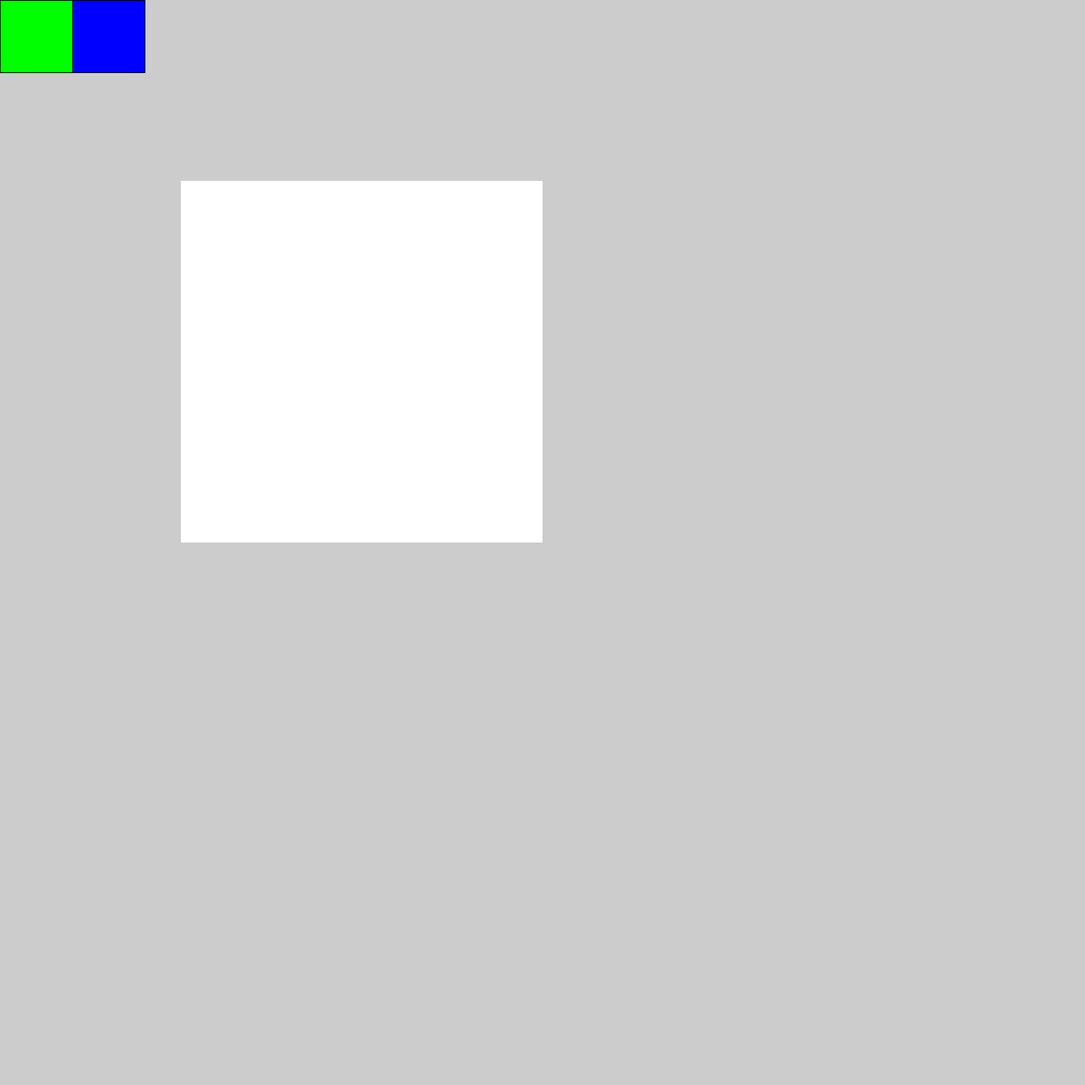
Frame 1 (no input)
Frame 60 (the mouse pressed at the canvas centre just before this capture): identical to frame 1, image omitted
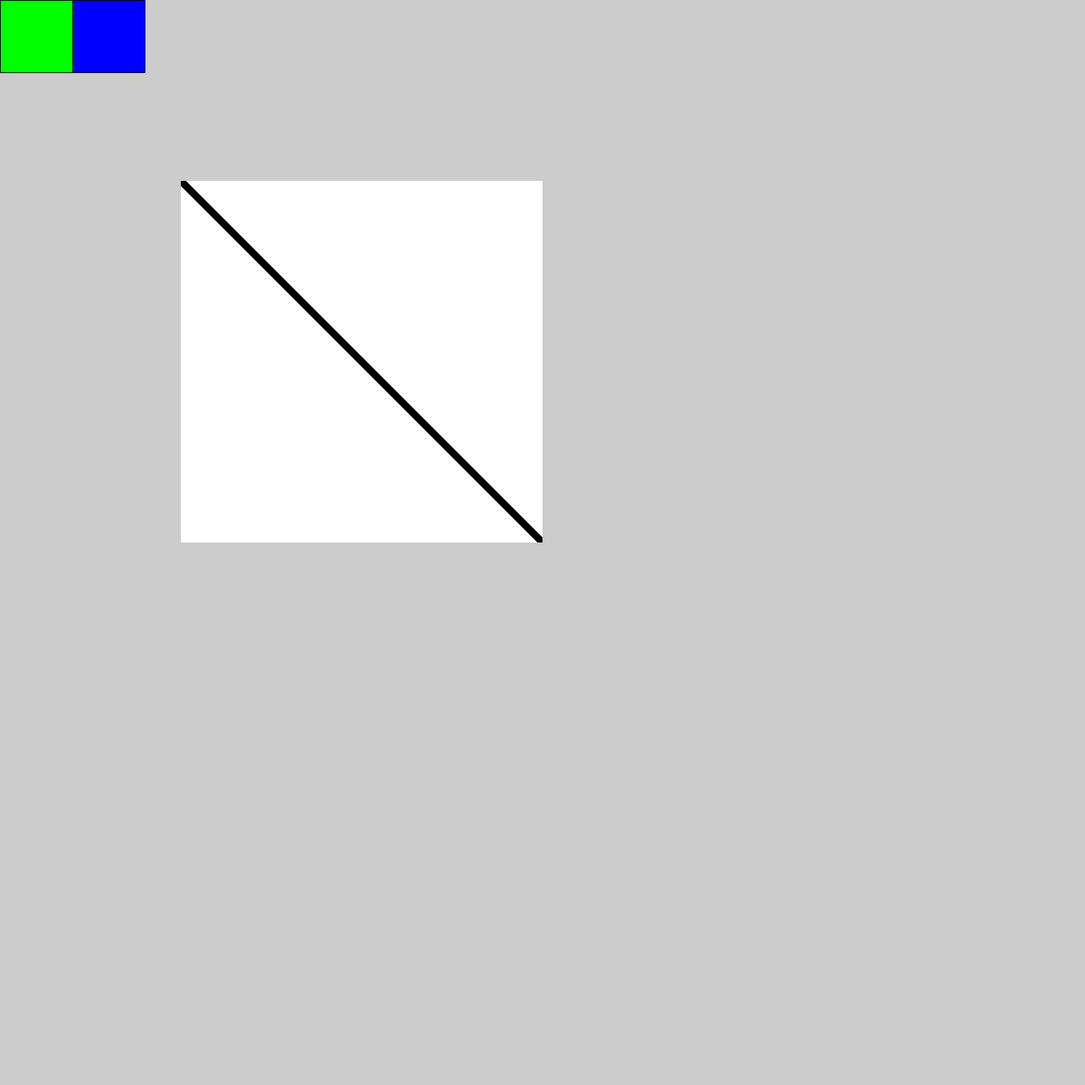
Frame 120 (the mouse held since frame 60 and released just before this capture)

The Processing sketch that drew these frames (run headless with seeded random() and noise(); from frame 60 on, the mouse is pressed at the canvas centre):

// Processing sketch: test_08_undo_redo_ver02_PGraphicsOnly
// ── test_08_undo_redo_ver02_PGraphicsOnly.pde
PGraphics gg;
PGraphics[] step_img;
int step_img_number = 15; //保存する画像数
int back_count = 0, forward_count = 0; // 戻った回数進んだ回数
int step_img_count; // 取り出す画像の指定
boolean changeCanvas = false;
boolean makeBranch;

void setup(){
  size(1500, 1500);

  gg = createGraphics(500, 500);
  gg.beginDraw();
  gg.background(255);
  gg.endDraw();
  image(gg, 250, 250);

  fill(color(0, 255, 0));
  rect(0, 0, 100, 100);
  fill(color(0, 0, 255));
  rect(100, 0, 100, 100);

  step_img = new PGraphics[step_img_number];
  for (int i=0; i<step_img_number; i++){
    step_img[i] = createGraphics(500, 500);
  }
  //step_img[1].beginDraw();
  //step_img[1].background(255);
  //step_img[1].endDraw();
  //image(step_img[1], 750, 750);
}

void undo(){
  if (0 < back_count){
    back_count--;
    forward_count++;
    println("back_count戻った回数", back_count, "forward_count進んだ回数", forward_count);
    step_img_count_sub();
    show_step_img();
  }
}

void redo(){
  if (0 < forward_count){
    back_count++;
    forward_count--;
    println("back_count戻った回数", back_count, "forward_count進んだ回数", forward_count);
    step_img_count_add();
    show_step_img();
  }
}

void save_step_img(){
  println("back_count一時保存するときに戻れる回数を増やす前", back_count);
  back_count = min(back_count+1, round(step_img_number/2));
  println("back_count一時保存するときに戻れる回数を増やす後", back_count);
  step_img_count_add();
  println("step_img_count保存する配列番号", step_img_count);
  step_img[step_img_count] = gg;
}

void step_img_count_add(){
  step_img_count = (step_img_count + 1) % step_img_number;
}
void step_img_count_sub(){
  step_img_count = (step_img_count - 1 + step_img_number) % step_img_number;
}

void show_step_img(){
  println("step_img_count一時保存から取り出した配列番号", step_img_count);
  image(step_img[step_img_count], 250, 250);
  println("---");
}

void mouseClicked(){
  float x = mouseX, y = mouseY;
  if (0 < x && x < 100 && 0 < y && y < 100){
    undo();
  }else if (100 < x && x < 200 && 0 < y && y < 100){
    redo();
  }
}

void mousePressed(){
  if (250 < mouseX && mouseX < 750 && 250 < mouseY && mouseY < 750){
    changeCanvas = true;
  }
}
void mouseDragged(){
  if (250 < mouseX && mouseX < 750 && 250 < mouseY && mouseY < 750){
    changeCanvas = true;
  }
}

void mouseReleased(){
  if (changeCanvas){
    changeCanvas = false;
    save_step_img();
  }
}

void draw(){
  if (mousePressed){
    gg.beginDraw();
    gg.strokeWeight(10);
    gg.line(mouseX-250, mouseY-250, pmouseX-250, pmouseY-250);
    gg.endDraw();
    image(gg, 250, 250);
  }
  image(step_img[0], 800, 250);
  image(step_img[1], 250, 800);
  image(step_img[2], 800, 800);
}



/*
画像の保存はcanvasに変更があったときってしたい
でも外で押してcanvasを書いて中に外にいくやつをどう対応するか
もしストロークしている途中の線がエリアの中に入ったら保存する機能を発動させればいい
でも保存するのは一筆で1回にしたい
入ったからtrueにして離れたときにifで保存させればいいのでは?
クリックでも描画されるからクリックした点が範囲内ならtrueにすればいい

一瞬残るのは、tabでクリックしているから
一時保存しているのと表示しているのが違うから
PImageとPGraphicsの違い
ウィンドウには書かれているのに一番上がPImageだから
配列をウィンドウにすればいい?
*/
/*
boolean controlDown = false, shiftDown = false;
void keyPressed() {
  if (key == CODED) {
    if (keyCode == CONTROL)
      controlDown = true;
    if (keyCode == SHIFT)
      shiftDown = true;
    return;
  }

  if (controlDown) {
    if (keyCode == 'Z') {
      if (shiftDown)
        redo();
      else
        undo();
    }
    return;
  }
  if (key=='s') {
    gg.save("image"+"###"+".png");
    println("保存しました");
  }
}
*/
/*
void keyReleased() {
  if (key == CODED) {
    if (keyCode == CONTROL)
      controlDown = false;
    if (keyCode == SHIFT)
      shiftDown = false;
  }
}
*/
